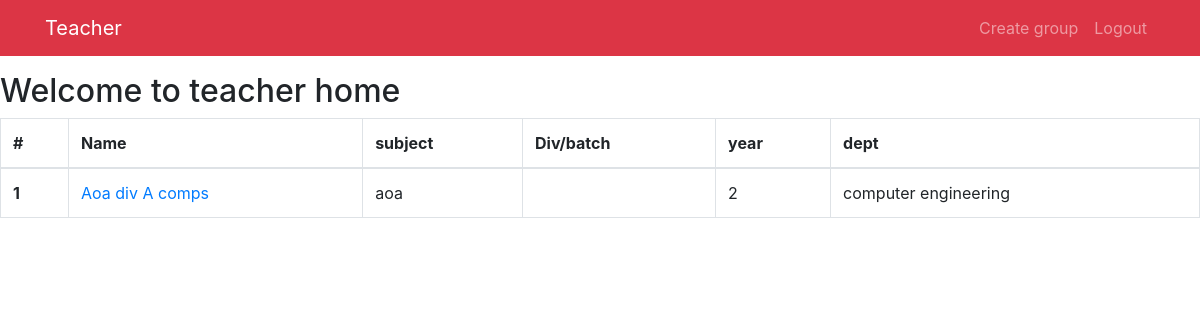
Before: /teacher/teacher_home/ (signed in) with the older database file.
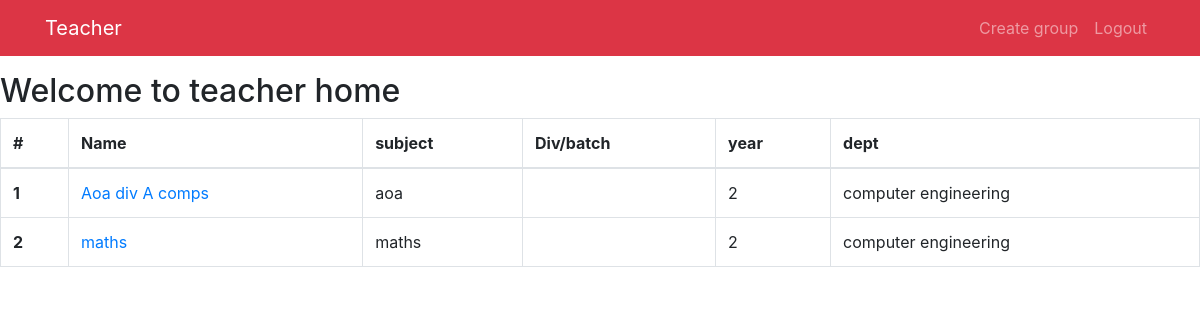
After: the same page with the newer database file.
### home/models.py (models this page shows, shortened)
class group(models.Model):
    owner=models.ForeignKey(teacher,on_delete=models.CASCADE)
    name=models.CharField(max_length=256,null=False,blank=False)
    member=models.ManyToManyField(students)
    sub = models.CharField(max_length=256 ,null=False,blank=False)
    division=models.CharField(max_length=50,choices=div_choices)
    batch=models.CharField(max_length=50,blank=True,null=True,choices=batch_choices)
    div=models.BooleanField(default=False)
    batch_check=models.BooleanField(default=False)
    year=models.CharField(max_length=256,choices=year_choices)
    dept=models.CharField(max_length=256,choices=dept_choices)

### teachers/views.py (the view)
# urls.py: path('teacher_home/',views.teacher_home,name='teacher_home'),
@login_required
def teacher_home(request):
    teacher_current = teacher.objects.filter(user=request.user).first()
    group_list=group.objects.filter(owner=teacher_current)
    context={
        'group_list':group_list
    }
    return render(request,"teacher_home.html",context)

### templates/teacher_home.html (shortened to what this page needs)
<!DOCTYPE html>
<html lang="en" dir="ltr">
  <head>
    <link rel="stylesheet" href="https://stackpath.bootstrapcdn.com/bootstrap/4.3.1/css/bootstrap.min.css">
  </head>
  <body>
<nav class="navbar navbar-expand-sm mb-3 sticky-top navbar-dark bg-danger">
          <div class="container">
            {% if user.is_authenticated %}
              <a href="{% url 'teacher:teacher_home' %}" class="navbar-brand">Teacher</a>
                {% else %}
                <div class="navbar-brand">
                  Teacher
                </div>
                {% endif%}
              <div class="collapse navbar-collapse" id="defaultNavbar1">
                    {% if user.is_authenticated %}
                    <ul class="navbar-nav ml-auto">
                      <li class="nav-item"><a href="{%url 'create_group' %}" class="nav-link">Create group</a></li>
                      <li class="nav-item"><a href="{%url 'request_logout' %}" class="nav-link"> Logout</a></li>
                    </ul>
                      {% else %}
                      <ul class="navbar-nav ml-auto">
                        <li class="nav-item"><a href="{% url 'teacher:signup' %}" class="nav-link"> Sign Up</a></li>
                        <li class="nav-item"><a href="{% url 'teacher:login' %}" class="nav-link" > Login</a></li>
                      </ul>
                      {% endif %}
              </div>
          </div>
      </nav>
    {% block body %}
    <h2>Welcome to teacher home</h2>
<table class="table table-bordered">
  <thead>
    <tr>
      <th scope="col">#</th>
      <th scope="col">Name</th>
      <th scope="col">subject</th>
      <th scope="col">Div/batch</th>
      <th scope='col'>year</th>
      <th scope="col">dept</th>
    </tr>
  </thead>
  <tbody>
    {%for group in group_list %}
    <tr>
      <th scope="row">{{forloop.counter}}</th>
      <td><a href="{%url 'teacher_group_detail' pk=group.pk  %}">{{group.name}}</a></td>
      <td>{{group.sub}}</td>
      <td>{{group.divison}}</td>
      <td>{{group.year}}</td>
      <td>{{group.dept}}</td>
    </tr>
    {%endfor %}
  </tbody>
</table>
{% endblock %}
  </body>
</html>

Changed rows visible on the page:
added group: name "maths", sub "maths", year "2", dept "computer engineering"
